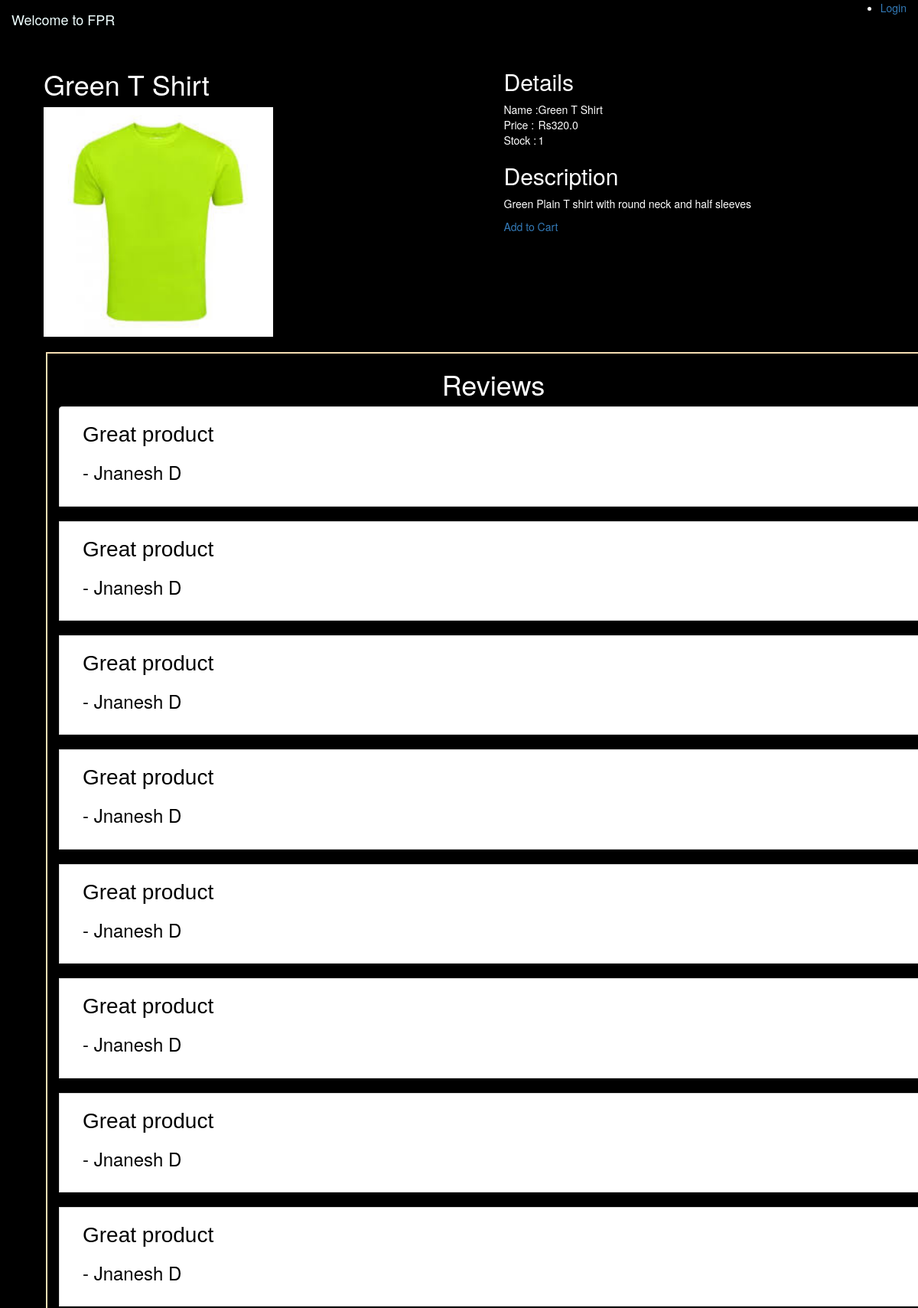
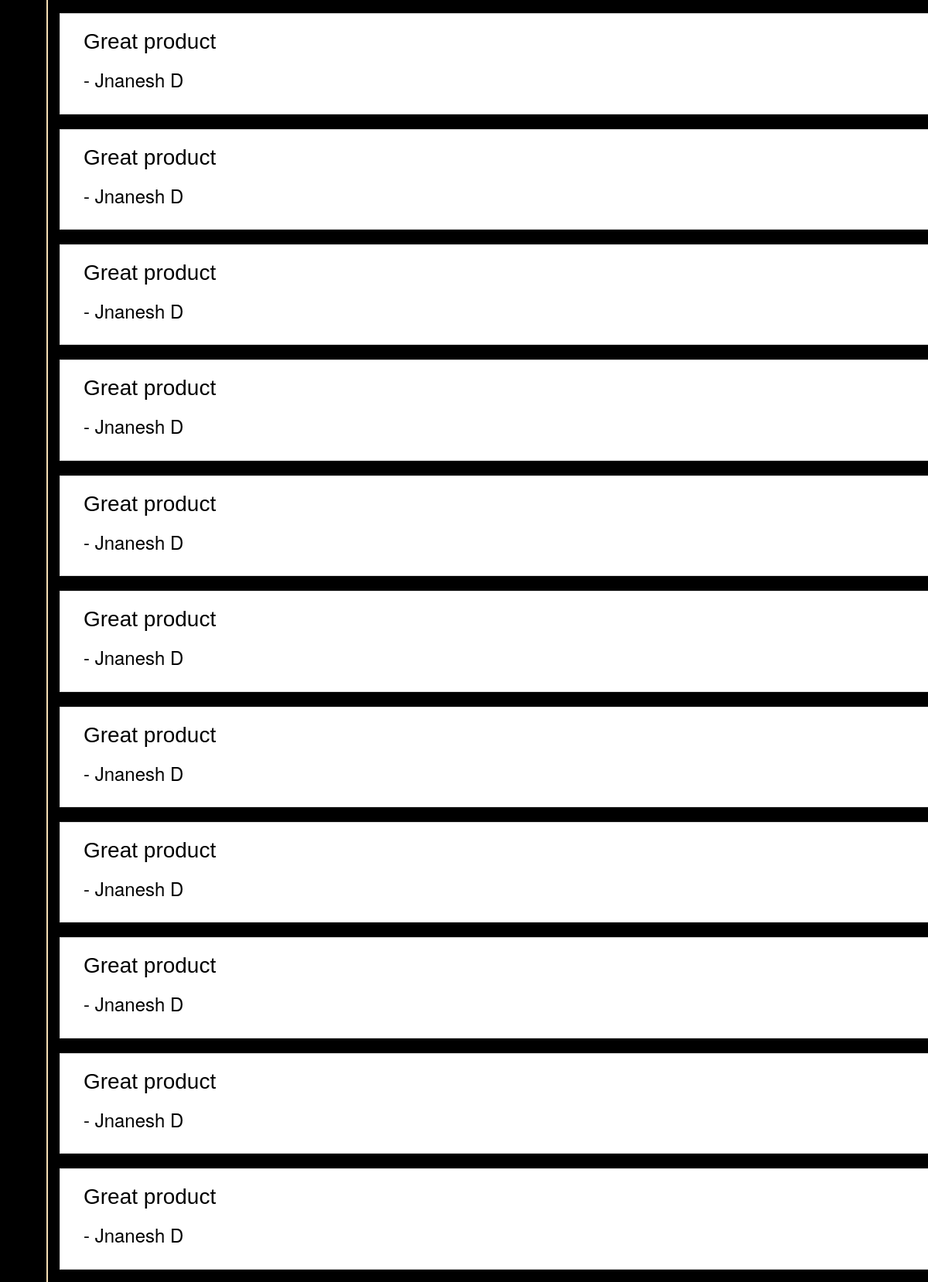
Screenshot of /productDescription?productId=11 (upper part) with the database file from the repository (2 pictures, top to bottom).
### tables this page shows
CREATE TABLE products
		(productId INTEGER PRIMARY KEY,
		name TEXT,
		price REAL,
		description TEXT,
		image TEXT,
		stock INTEGER,
		categoryId INTEGER,
		FOREIGN KEY(categoryId) REFERENCES categories(categoryId)
		);

CREATE TABLE "reviews" (
	"reviewId"	INTEGER NOT NULL PRIMARY KEY AUTOINCREMENT,
	"user"	TEXT,
	"productId"	INTEGER,
	"review"	TEXT,
	"fake"	TEXT,
	"reason"	TEXT,
	"ip"	TEXT,
	FOREIGN KEY("productId") REFERENCES "products"("productId")
);

### run.py (the view)
@app.route("/productDescription")
def productDescription():
    loggedIn, firstName, noOfItems = getLoginDetails()
    productId = request.args.get('productId')
    with sqlite3.connect('database.db') as conn:
        cur = conn.cursor()
        cur.execute('SELECT productId, name, price, description, image, stock FROM products WHERE productId = ?', (productId, ))
        productData = cur.fetchone()
        cur.execute("SELECT user,review,fake FROM reviews WHERE productId = ? AND fake = 0", (productId, ))
        reviews=cur.fetchall()
    conn.close()
    return render_template("productDescription1.html", data=productData,review=reviews, loggedIn = loggedIn, firstName = firstName, noOfItems = noOfItems)

### run.py (called while the page is built)
def getLoginDetails():
    with sqlite3.connect('database.db') as conn:
        cur = conn.cursor()
        if 'email' not in session:
            loggedIn = False
            firstName = ''
            noOfItems = 0
        else:
            loggedIn = True
            cur.execute("SELECT userId, Name FROM users WHERE email = ?", (session['email'], ))
            userId, firstName = cur.fetchone()
            cur.execute("SELECT count(productId) FROM kart WHERE userId = ?", (userId, ))
            noOfItems = cur.fetchone()[0]
    conn.close()
    return (loggedIn, firstName, noOfItems)

### templates/productDescription1.html (shortened to what this page needs)
<!DOCTYPE HTML>
<html>
<head>
<link rel="stylesheet" href="https://maxcdn.bootstrapcdn.com/bootstrap/3.4.1/css/bootstrap.min.css">
</head>
<body  style="background-image:url({{ url_for('static', filename='images/dark.jpg') }});background-attachment: fixed;background-size: cover;">
    <nav class="navbar navbar-toggleable-sm navbar-trans navbar-inverse" style="background: transparent;border: transparent;">
        <div class="container-fluid">
        <div class="navbar-header">
        {% if loggedIn %}
            <a class="navbar-brand" href="#" style="color: white;">Hello,{{firstName}}</a>
        {% else %}
            <a class="navbar-brand" href="#" style="color: azure;">Welcome to FPR</a>
        {% endif %}
        </div>
        <div class="nav navbar-nav navbar-right">
          <ul class="collapse navbar-collapse" id="myNavbar" style="color: white;">
            {% if not loggedIn %}
            <li class="active"><a href="/login">Login</a></li>
            {% endif %}
            </div>
        </div>
      </nav>
      <div class="container-fluid">
      <div class="split left" style="color: white;;">
        <h1>{{data[1]}}</h1>
      <img src={{url_for('static', filename='uploads/'+data[4]) }} id="productImage" style="width: 300px;"/>
      </div>
      <div class="split right" style="color: white;">
        <div id="productDescription">
          <h2>Details</h2>
          <table id="descriptionTable">
            <tr>
              <td>Name :</td>
              <td>{{data[1]}}</td>
            </tr>
            <tr>
              <td>Price :</td>
              <td>Rs{{data[2]}}</td>
            </tr>
            <tr>
              <td>Stock :</td>
              <td>{{data[5]}}</td>
            </tr>
          </table>
          <h2>Description</h2>
          <p>{{data[3]}}</p>
        </div>
        <div id="addToCart">
          <a href="/addToCart?productId={{request.args.get('productId')}}">Add to Cart</a>
        </div>
      </div>
      </div>
      <div style="margin-left: 60px;margin-right: 100px;margin-top:20px;border: 2px solid wheat;" class="container">
        <h1 style="text-align: center;color: white;">Reviews</h1>
        <ul class="list-group">
        {% for row in review %}
        <div class="list-group-item list-group-item-action flex-column align-items-start">
          <li class="list-group-item" style="background: none;border: none;">
        <p style="color: black;font: 2em sans-serif;">{{row[1]}}</p>
        <h3 style="color: black;"> - {{row[0]}}</h3>
        </li>
      </div>
      <br>
        {% endfor %}
      </ul>
        </div>
    </body>
    </html>

### templates/productDescription1.html (style rules this page uses)
.split { float: left; width: 45%; margin-left: 42px; }
.left { left: 0; }
.right { float: right; right: 0; }

### rows the page displays
products: name "Green T Shirt", image (picture), price "320.0", stock "1", description "Green Plain T shirt with round neck and half sleeves"
reviews: review "Great product", user "Jnanesh D"
reviews: review "Great product", user "Jnanesh D"
reviews: review "Great product", user "Jnanesh D"
reviews: review "Great product", user "Jnanesh D"
reviews: review "Great product", user "Jnanesh D"
reviews: review "Great product", user "Jnanesh D"
reviews: review "Great product", user "Jnanesh D"
reviews: review "Great product", user "Jnanesh D"
reviews: review "Great product", user "Jnanesh D"
reviews: review "Great product", user "Jnanesh D"
reviews: review "Great product", user "Jnanesh D"
reviews: review "Great product", user "Jnanesh D"
reviews: review "Great product", user "Jnanesh D"
reviews: review "Great product", user "Jnanesh D"
reviews: review "Great product", user "Jnanesh D"
reviews: review "Great product", user "Jnanesh D"
reviews: review "Great product", user "Jnanesh D"
reviews: review "Great product", user "Jnanesh D"
reviews: review "Great product", user "Jnanesh D"
